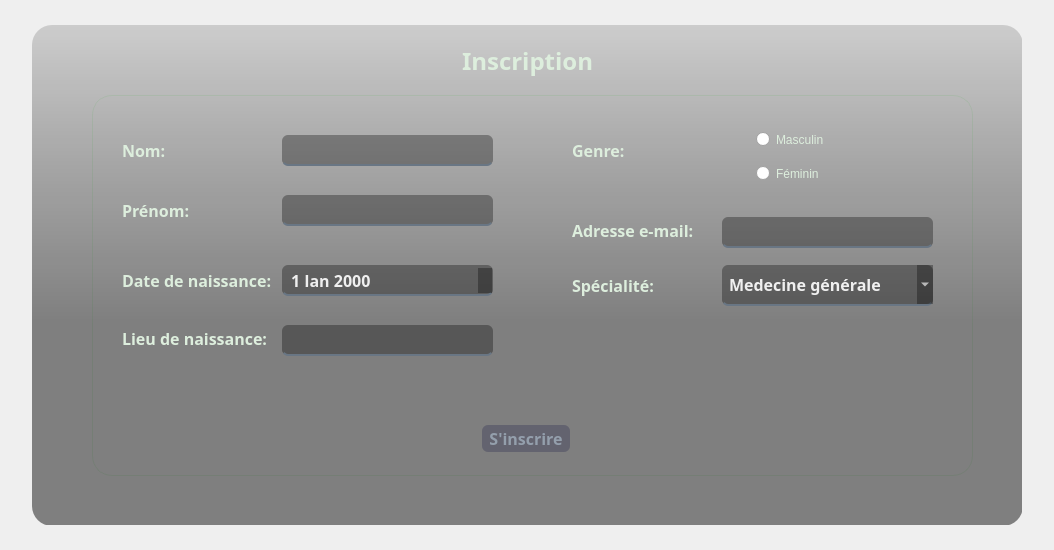
<?xml version="1.0" encoding="UTF-8"?>
<ui version="4.0">
 <class>MainWindow</class>
 <widget class="QMainWindow" name="MainWindow">
  <property name="geometry">
   <rect>
    <x>0</x>
    <y>0</y>
    <width>1054</width>
    <height>550</height>
   </rect>
  </property>
  <property name="sizePolicy">
   <sizepolicy hsizetype="Preferred" vsizetype="Preferred">
    <horstretch>0</horstretch>
    <verstretch>0</verstretch>
   </sizepolicy>
  </property>
  <property name="minimumSize">
   <size>
    <width>1054</width>
    <height>550</height>
   </size>
  </property>
  <property name="maximumSize">
   <size>
    <width>1054</width>
    <height>550</height>
   </size>
  </property>
  <property name="font">
   <font>
    <family>Noto Sans</family>
   </font>
  </property>
  <property name="windowTitle">
   <string>Inscription - Medecin</string>
  </property>
  <property name="styleSheet">
   <string notr="true"/>
  </property>
  <widget class="QWidget" name="centralwidget">
   <property name="sizePolicy">
    <sizepolicy hsizetype="Preferred" vsizetype="Preferred">
     <horstretch>0</horstretch>
     <verstretch>0</verstretch>
    </sizepolicy>
   </property>
   <property name="minimumSize">
    <size>
     <width>1054</width>
     <height>550</height>
    </size>
   </property>
   <property name="maximumSize">
    <size>
     <width>1054</width>
     <height>550</height>
    </size>
   </property>
   <property name="font">
    <font>
     <family>Noto Sans</family>
     <pointsize>12</pointsize>
     <weight>75</weight>
     <bold>true</bold>
    </font>
   </property>
   <property name="styleSheet">
    <string notr="true">* {
	color: #000;
	border: none;
}

#centralwidget {
	background-image: url(&quot;:/images/images/welcome.png&quot;);
	background-repeat: no repeat;
	color: #eff9fe;
}

#formBg {
	background-color: qlineargradient(spread:pad, x1:0, y1:0, x2:0, y2:0.715909, stop:0 rgba(0, 0, 0, 37), stop:0.375 rgba(0, 0, 0, 77), stop:0.835227 rgba(0, 0, 0, 120));
	border-radius: 20px;
}

#label_3 {
	border-radius: 20px;
	border: 1px solid #DED;
}

QLabel {
	color:#DED;
}

QLineEdit, QComboBox, QDateEdit {
	background-color:rgba(0, 0, 0, 80);
	border-radius: 6px;
	border:none;
	border-bottom:2px solid rgba(105, 118, 132, 255);
	color:rgba(255, 255, 255, 230);
	padding:7px;
}

QPushButton {	
	background-color: rgba(80, 80, 100, 150);
	color:rgba(155, 168, 182, 220);
	border-radius: 6px;
} 
QPushButton:hover {	
	color:rgba(170, 192, 200, 250);
}
QPushButton:pressed{	
	padding-left:5px;
	padding-top:5px;
	color:rgba(115, 128, 142, 255);
}

QRadioButton {
	color:#DED;
	padding: 5px;
}</string>
   </property>
   <layout class="QHBoxLayout" name="horizontalLayout">
    <property name="spacing">
     <number>0</number>
    </property>
    <property name="leftMargin">
     <number>0</number>
    </property>
    <property name="topMargin">
     <number>0</number>
    </property>
    <property name="rightMargin">
     <number>0</number>
    </property>
    <property name="bottomMargin">
     <number>0</number>
    </property>
    <item>
     <widget class="QWidget" name="form" native="true">
      <property name="sizePolicy">
       <sizepolicy hsizetype="Expanding" vsizetype="Expanding">
        <horstretch>0</horstretch>
        <verstretch>0</verstretch>
       </sizepolicy>
      </property>
      <property name="minimumSize">
       <size>
        <width>990</width>
        <height>500</height>
       </size>
      </property>
      <property name="maximumSize">
       <size>
        <width>990</width>
        <height>500</height>
       </size>
      </property>
      <widget class="QLabel" name="formBg">
       <property name="geometry">
        <rect>
         <x>0</x>
         <y>0</y>
         <width>991</width>
         <height>501</height>
        </rect>
       </property>
       <property name="sizePolicy">
        <sizepolicy hsizetype="Expanding" vsizetype="Expanding">
         <horstretch>0</horstretch>
         <verstretch>0</verstretch>
        </sizepolicy>
       </property>
       <property name="minimumSize">
        <size>
         <width>400</width>
         <height>0</height>
        </size>
       </property>
       <property name="text">
        <string/>
       </property>
      </widget>
      <widget class="QLabel" name="label">
       <property name="geometry">
        <rect>
         <x>430</x>
         <y>20</y>
         <width>131</width>
         <height>31</height>
        </rect>
       </property>
       <property name="font">
        <font>
         <family>Noto Sans</family>
         <pointsize>18</pointsize>
         <weight>75</weight>
         <bold>true</bold>
        </font>
       </property>
       <property name="text">
        <string>Inscription</string>
       </property>
      </widget>
      <widget class="QLineEdit" name="lineEdit">
       <property name="geometry">
        <rect>
         <x>250</x>
         <y>110</y>
         <width>211</width>
         <height>31</height>
        </rect>
       </property>
      </widget>
      <widget class="QLineEdit" name="lineEdit_2">
       <property name="geometry">
        <rect>
         <x>250</x>
         <y>170</y>
         <width>211</width>
         <height>31</height>
        </rect>
       </property>
      </widget>
      <widget class="QLineEdit" name="lineEdit_3">
       <property name="geometry">
        <rect>
         <x>250</x>
         <y>300</y>
         <width>211</width>
         <height>31</height>
        </rect>
       </property>
      </widget>
      <widget class="QLabel" name="label_2">
       <property name="geometry">
        <rect>
         <x>90</x>
         <y>240</y>
         <width>151</width>
         <height>31</height>
        </rect>
       </property>
       <property name="text">
        <string>Date de naissance:</string>
       </property>
      </widget>
      <widget class="QLabel" name="label_3">
       <property name="geometry">
        <rect>
         <x>60</x>
         <y>70</y>
         <width>881</width>
         <height>381</height>
        </rect>
       </property>
       <property name="text">
        <string/>
       </property>
      </widget>
      <widget class="QLabel" name="label_4">
       <property name="geometry">
        <rect>
         <x>90</x>
         <y>110</y>
         <width>151</width>
         <height>31</height>
        </rect>
       </property>
       <property name="text">
        <string>Nom:</string>
       </property>
      </widget>
      <widget class="QLabel" name="label_5">
       <property name="geometry">
        <rect>
         <x>90</x>
         <y>170</y>
         <width>151</width>
         <height>31</height>
        </rect>
       </property>
       <property name="text">
        <string>Prénom:</string>
       </property>
      </widget>
      <widget class="QLabel" name="label_6">
       <property name="geometry">
        <rect>
         <x>90</x>
         <y>298</y>
         <width>151</width>
         <height>31</height>
        </rect>
       </property>
       <property name="text">
        <string>Lieu de naissance:</string>
       </property>
      </widget>
      <widget class="QLabel" name="label_9">
       <property name="geometry">
        <rect>
         <x>540</x>
         <y>110</y>
         <width>151</width>
         <height>31</height>
        </rect>
       </property>
       <property name="text">
        <string>Genre:</string>
       </property>
      </widget>
      <widget class="QPushButton" name="pushButton">
       <property name="geometry">
        <rect>
         <x>450</x>
         <y>400</y>
         <width>88</width>
         <height>27</height>
        </rect>
       </property>
       <property name="text">
        <string>S'inscrire</string>
       </property>
      </widget>
      <widget class="QFrame" name="frame">
       <property name="geometry">
        <rect>
         <x>710</x>
         <y>90</y>
         <width>121</width>
         <height>84</height>
        </rect>
       </property>
       <property name="frameShape">
        <enum>QFrame::StyledPanel</enum>
       </property>
       <property name="frameShadow">
        <enum>QFrame::Raised</enum>
       </property>
       <layout class="QVBoxLayout" name="verticalLayout">
        <item>
         <widget class="QRadioButton" name="radioButton">
          <property name="text">
           <string>Masculin</string>
          </property>
         </widget>
        </item>
        <item>
         <widget class="QRadioButton" name="radioButton_2">
          <property name="text">
           <string>Féminin</string>
          </property>
         </widget>
        </item>
       </layout>
      </widget>
      <widget class="QDateEdit" name="dateEdit">
       <property name="geometry">
        <rect>
         <x>250</x>
         <y>240</y>
         <width>211</width>
         <height>31</height>
        </rect>
       </property>
      </widget>
      <widget class="QComboBox" name="comboBox">
       <property name="geometry">
        <rect>
         <x>690</x>
         <y>240</y>
         <width>211</width>
         <height>41</height>
        </rect>
       </property>
       <item>
        <property name="text">
         <string>Medecine générale</string>
        </property>
       </item>
       <item>
        <property name="text">
         <string>Anatomo-pathologie</string>
        </property>
       </item>
       <item>
        <property name="text">
         <string>Anesthésiologie</string>
        </property>
       </item>
       <item>
        <property name="text">
         <string>Cardiologie</string>
        </property>
       </item>
       <item>
        <property name="text">
         <string>Dermatologie</string>
        </property>
       </item>
       <item>
        <property name="text">
         <string>Dermatologie</string>
        </property>
       </item>
       <item>
        <property name="text">
         <string>Gynécologie</string>
        </property>
       </item>
       <item>
        <property name="text">
         <string>Neurologie</string>
        </property>
       </item>
      </widget>
      <widget class="QLabel" name="label_7">
       <property name="geometry">
        <rect>
         <x>540</x>
         <y>240</y>
         <width>151</width>
         <height>41</height>
        </rect>
       </property>
       <property name="text">
        <string>Spécialité:</string>
       </property>
      </widget>
      <widget class="QLineEdit" name="lineEdit_6">
       <property name="geometry">
        <rect>
         <x>690</x>
         <y>192</y>
         <width>211</width>
         <height>31</height>
        </rect>
       </property>
       <property name="minimumSize">
        <size>
         <width>211</width>
         <height>31</height>
        </size>
       </property>
      </widget>
      <widget class="QLabel" name="label_10">
       <property name="geometry">
        <rect>
         <x>540</x>
         <y>190</y>
         <width>141</width>
         <height>31</height>
        </rect>
       </property>
       <property name="text">
        <string>Adresse e-mail:</string>
       </property>
      </widget>
      <zorder>label_3</zorder>
      <zorder>formBg</zorder>
      <zorder>label</zorder>
      <zorder>lineEdit</zorder>
      <zorder>lineEdit_2</zorder>
      <zorder>lineEdit_3</zorder>
      <zorder>label_2</zorder>
      <zorder>label_4</zorder>
      <zorder>label_5</zorder>
      <zorder>label_6</zorder>
      <zorder>label_9</zorder>
      <zorder>pushButton</zorder>
      <zorder>frame</zorder>
      <zorder>dateEdit</zorder>
      <zorder>comboBox</zorder>
      <zorder>label_7</zorder>
      <zorder>lineEdit_6</zorder>
      <zorder>label_10</zorder>
     </widget>
    </item>
   </layout>
  </widget>
 </widget>
 <resources>
  <include location="../resource.qrc"/>
 </resources>
 <connections/>
</ui>
